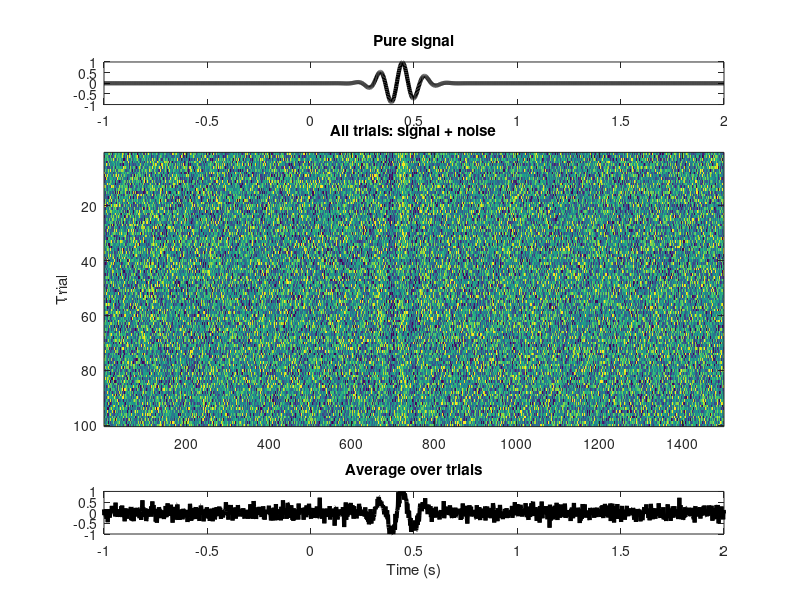

The MATLAB script that drew this image: (Note: this script raises an error after producing the figure.)
%%
%     COURSE: Solved problems in neural time series analysis
%    SECTION: Time-domain analyses
%      VIDEO: Event-related potential (ERP)
% Instructor: sincxpress.com
%
%%

%% The theory of an ERP via simulation

% simulation details
srate   = 500;
time    = -1:1/srate:2;
ntrials = 100;
sfreq   =   9; % sine wave frequency in Hz
gpeakt  = .43; % gaussian time peak
gwidth  =  .2; % gaussian width in seconds

noiseamp = 2; % noise standard deviation



% create signal
swave  = cos(2*pi*sfreq*time);
gausw  = exp( (-4*log(2) * (time-gpeakt).^2) / gwidth^2 );
signal = swave .* gausw;

% create data and multiple channels plus noise
data = repmat(signal,ntrials,1); % repmat() basically repeat 'signal' for a 'ntrials x 1' vector
data = data + noiseamp * randn(ntrials,length(time));



figure(1), clf
subplot(511)
plot(time,signal,'k','linew',3)     % plot the pure signal
set(gca,'ylim',[-1 1])
title('Pure signal')

subplot(5,1,2:4)
imagesc(data)                       % plot the data split by trials
set(gca,'clim',[-1 1]*noiseamp*2)
ylabel('Trial')
title('All trials: signal + noise')

subplot(515)
plot(time,mean(data),'k','linew',3) % plot the data averaged over trials
xlabel('Time (s)')
set(gca,'ylim',[-1 1])
title('Average over trials')

%% now in real data

clear
load v1_laminar.mat
% first time seeing these data? Inspect!!
whos

%% plot some time domain features

% pick a channel to plot
chan2plot = 7;



figure(2), clf
subplot(311), hold on

% plot ERP from selected channel (in one line of code!)
plot(timevec,mean(csd(chan2plot,:,:),3),'b','linew',2)
set(gca,'xlim',[-.1 1.3])
title([ 'ERP from channel ' num2str(chan2plot) ])
plot([0 0],get(gca,'ylim'),'k--')
plot([0 0]+.5,get(gca,'ylim'),'k--')
plot(get(gca,'xlim'),[0 0],'k--') % clim?!
ylabel('Voltage (\muV)')


% now plot all trials from this channel
subplot(3,1,2:3)
imagesc(timevec,[],squeeze(csd(chan2plot,:,:))')
set(gca,'clim',[-1 1]*1e3,'xlim',[-.1 1.3])
xlabel('Time (s)')
ylabel('Trials')
hold on
plot([0 0],get(gca,'ylim'),'k--','linew',3)
plot([0 0]+.5,get(gca,'ylim'),'k--','linew',3)
colormap jet

%% data for all channels

figure(3), clf

% make an image of the ERPs from all channels
contourf(timevec,1:16,squeeze(mean(csd,3)),40,'linecolor','none') % select whole csd; 4th input add contours
set(gca,'xlim',[-.1 1.3],'ydir','reverse')
title('Time-by-depth plot')
xlabel('Time (s)'), ylabel('Channel')
hold on
plot([0 0],get(gca,'ylim'),'k--','linew',3)
plot([0 0]+.5,get(gca,'ylim'),'k--','linew',3)
colormap jet

%% done.
